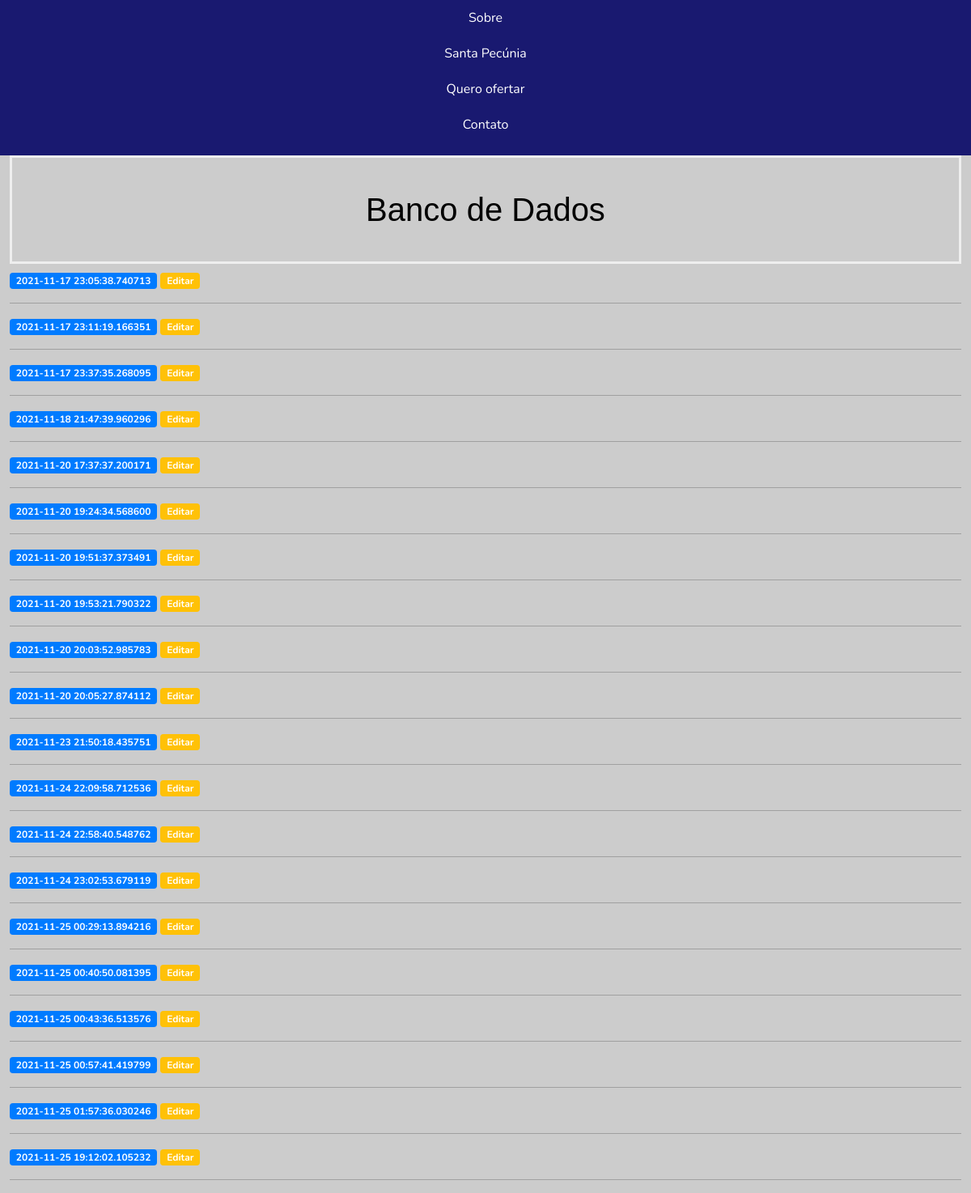
The page /dizimista on the database as committed earlier.
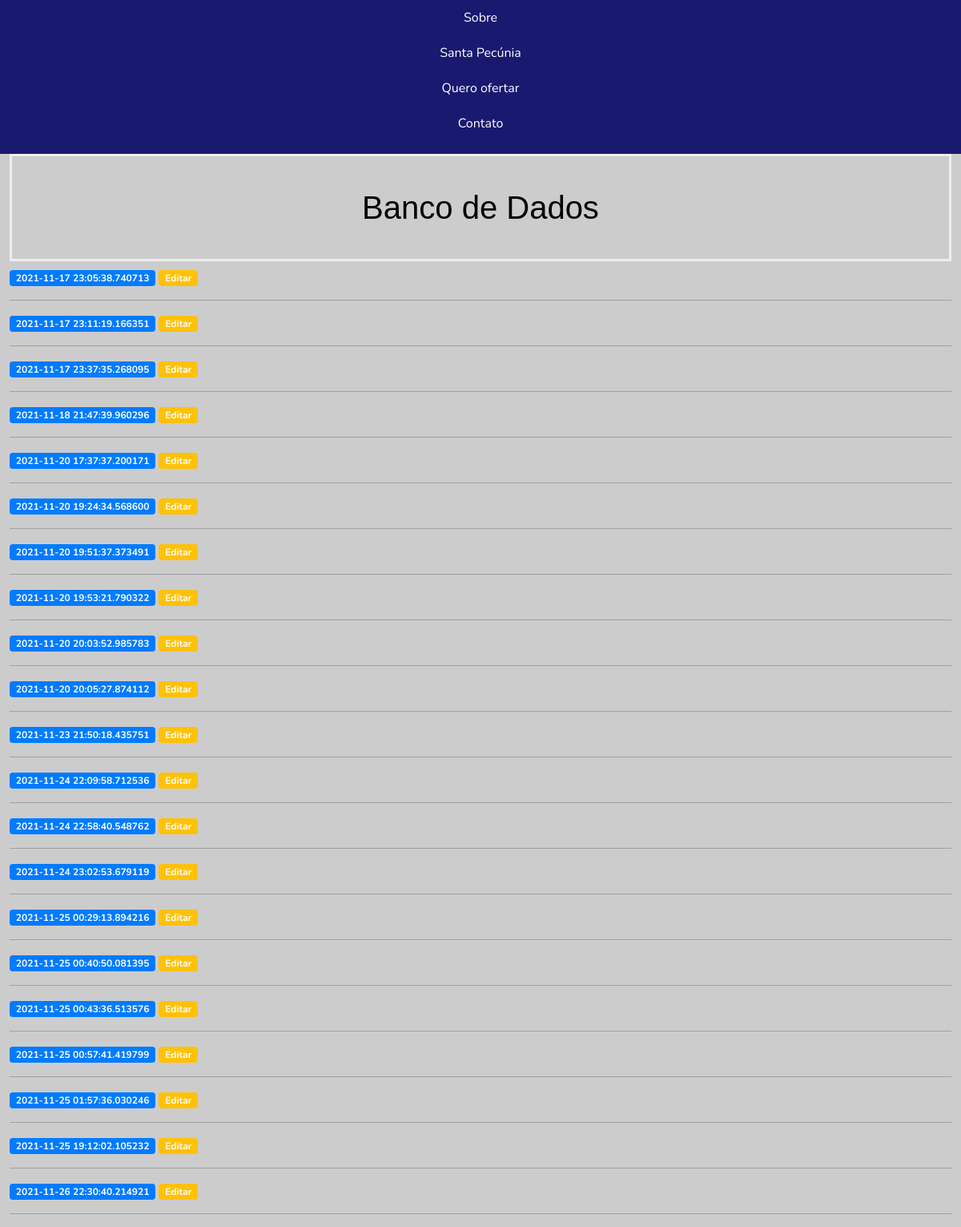
The same page on the database as committed later.
### app.py (models this page shows)
class Posts(db.Model):
    id = db.Column(db.Integer, primary_key=True)
    created = db.Column(db.DateTime, default=datetime.datetime.utcnow)
    title = db.Column(db.String(100), nullable=False)
    content = db.Column(db.String(80), nullable=False)

### app.py (the view)
@app.route('/dizimista', methods=('GET', 'POST'))
def dizimista():
    posts = Posts.query.all()
    return render_template('dizimista.html', posts=posts)

### templates/dizimista.html (shortened to what this page needs)
{% extends 'base.html'%}
{% block content %}
    <h1>{% block title %} Banco de Dados {% endblock %}</h1>
    {% for post in posts %}
        <span class="badge badge-primary">{{ post['created'] }}</span>
        <a href="{{ url_for('edit', id=post['id']) }}">
            <span class="badge badge-warning">Editar</span>
        </a>
        <hr>
    {% endfor %}
{% endblock %}

### templates/base.html (shortened to what this page needs)
<!doctype html>
<html lang="pt-br">
    <head>
        <link rel="stylesheet" type="text/css" href="templates/css/normalize.css">
        <link rel="stylesheet" href="bootstrap/-4.0.0-dist/css/bootstrap.min.css">
        <link href="bootstrap-4.0.0-dist/css/bootstrap.min.css" rel="stylesheet" type="text/css" />
        <link href="static/css/estilo.css" rel="stylesheet"/>
        <link href="https://cdn.jsdelivr.net/npm/bootstrap@5.1.3/dist/css/bootstrap.min.css" rel="stylesheet">
        <link rel="stylesheet" type="text/css" href="css/estilo.css">
    </head>
<body>
  <nav>
      <ul>
          <li> <a href="#sobre"> Sobre </a></li>
          <li><a href="{{ url_for('index')}}">Santa Pecúnia</a></li>
          <li><a href="{{url_for('create')}}">Quero ofertar</a></li>
          <li><a href="#contato">Contato</a></li>
      </ul>
  </nav>
    <div class="container-fluid">
        <div class="row">
            <div id="cinza" class="col-sm-12 col-xs-12 div1">
        {% block content %} {% endblock %}
        </div>
    </div>
  </body>
</html>

### static/css/estilo.css (style rules this page uses)
h1 { border: 3px #eee solid; color: blue; text-align: center; padding: 40px; }
body { font-family: Nunito, sans-serif; color: #1c1c1c; }
h1, h2, h3 { font-family: Asap, sans-serif; color: #000000; }
nav { display: flex; flex-direction: column; align-items: center; background-color: #191970 }
nav ul { display: flex; flex-direction: column; align-items: center; list-style: none; padding: 0; width: 100%; }
nav ul li { ] text-align: center width: 100%; }
nav ul li a { display: inline-block; padding: 10px 0; width: 100%; text-decoration: none; color: #FFFFFF; }

### templates/base.html (style rules this page uses)
#cinza { background-color: #ccc; }
div { min-height: 100px; }

Rows that differ between the two databases and show on the page:
added Posts: created "2021-11-26 22:30:40.214921"
